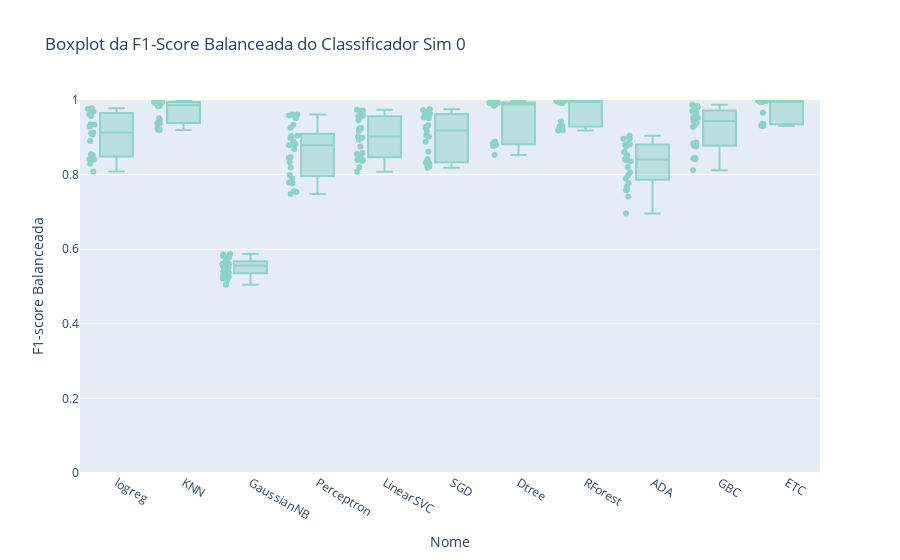
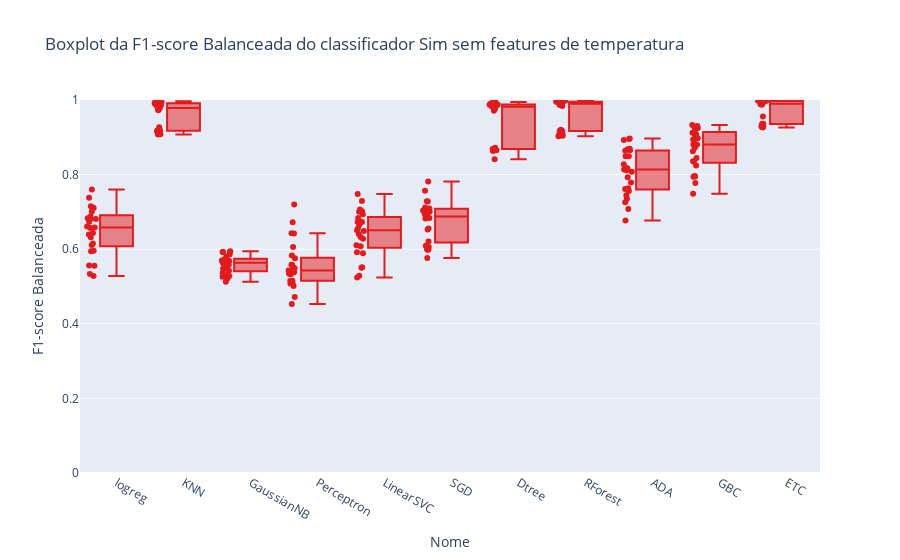
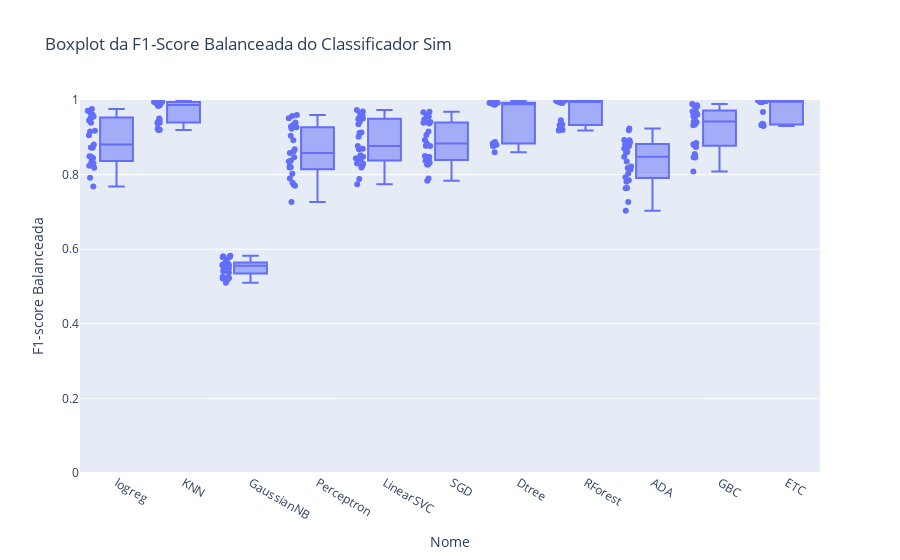

Source (notebook cell) for these figures, in order:
### Markdown cell above
## Gráficos dados simulados

### Code cell
# Criar boxplot da acurácia por modelo sim sim  

# fig = px.box(df5, x='Nome', y='Acurácia Balanceada', points='all', title='Boxplot da Acurácia Balanceada do classificador Sim 0',color_discrete_sequence=px.colors.qualitative.Set3)
# fig.update_yaxes(range=[0, 1])
# fig.show()

# fig = px.box(df8, x='Nome', y='Acurácia Balanceada', points='all', title='Boxplot da Acurácia Balanceada do classificador Sim sem features de temperatura',color_discrete_sequence=px.colors.qualitative.Set1)
# fig.update_yaxes(range=[0, 1])
# fig.show()

# fig = px.box(df2, x='Nome', y='Acurácia Balanceada', points='all', title='Boxplot da Acurácia Balanceada do classificador Sim')
# fig.update_yaxes(range=[0, 1])
# fig.show()

fig = px.box(df5, x='Nome', y='F1-score Balanceada', points='all', title='Boxplot da F1-Score Balanceada do Classificador Sim 0',color_discrete_sequence=px.colors.qualitative.Set3)
fig.update_yaxes(range=[0, 1])
fig.show()

fig = px.box(df8, x='Nome', y='F1-score Balanceada', points='all', title='Boxplot da F1-score Balanceada do classificador Sim sem features de temperatura',color_discrete_sequence=px.colors.qualitative.Set1)
fig.update_yaxes(range=[0, 1])
fig.show()

# fig = px.box(df11, x='Nome', y='F1-score Balanceada', points='all', title='Boxplot da F1-Score Balanceada do Classificador Sim sem features de pressão',color_discrete_sequence=px.colors.qualitative.Set1_r)
# fig.update_yaxes(range=[0, 1])
# fig.show()

fig = px.box(df2, x='Nome', y='F1-score Balanceada', points='all', title='Boxplot da F1-Score Balanceada do Classificador Sim')
fig.update_yaxes(range=[0, 1])
fig.show()

### Figure 1 — Plotly figure (JSON) as saved in the notebook; plotly's stock layout.template omitted (floating-point values rounded to 4 significant figures; data arrays with more than 128 entries replaced by an {"elided": "..."} marker saying what was removed)
{"data": [{"alignmentgroup": "True", "boxpoints": "all", "hovertemplate": "Nome=%{x}<br>F1-score Balanceada=%{y}<extra></extra>", "legendgroup": "", "marker": {"color": "rgb(141,211,199)"}, "name": "", "notched": false, "offsetgroup": "", "orientation": "v", "showlegend": false, "type": "box", "x": {"elided": "275 str values"}, "x0": " ", "xaxis": "x", "y": {"elided": "275 float values"}, "y0": " ", "yaxis": "y"}], "layout": {"boxmode": "group", "legend": {"tracegroupgap": 0}, "title": {"text": "Boxplot da F1-Score Balanceada do Classificador Sim 0"}, "xaxis": {"anchor": "y", "domain": [0, 1], "title": {"text": "Nome"}}, "yaxis": {"anchor": "x", "domain": [0, 1], "range": [0, 1], "title": {"text": "F1-score Balanceada"}}}}

### Figure 2 — Plotly figure (JSON) as saved in the notebook; plotly's stock layout.template omitted (floating-point values rounded to 4 significant figures; data arrays with more than 128 entries replaced by an {"elided": "..."} marker saying what was removed)
{"data": [{"alignmentgroup": "True", "boxpoints": "all", "hovertemplate": "Nome=%{x}<br>F1-score Balanceada=%{y}<extra></extra>", "legendgroup": "", "marker": {"color": "rgb(228,26,28)"}, "name": "", "notched": false, "offsetgroup": "", "orientation": "v", "showlegend": false, "type": "box", "x": {"elided": "275 str values"}, "x0": " ", "xaxis": "x", "y": {"elided": "275 float values"}, "y0": " ", "yaxis": "y"}], "layout": {"boxmode": "group", "legend": {"tracegroupgap": 0}, "title": {"text": "Boxplot da F1-score Balanceada do classificador Sim sem features de temperatura"}, "xaxis": {"anchor": "y", "domain": [0, 1], "title": {"text": "Nome"}}, "yaxis": {"anchor": "x", "domain": [0, 1], "range": [0, 1], "title": {"text": "F1-score Balanceada"}}}}

### Figure 3 — Plotly figure (JSON) as saved in the notebook; plotly's stock layout.template omitted (floating-point values rounded to 4 significant figures; data arrays with more than 128 entries replaced by an {"elided": "..."} marker saying what was removed)
{"data": [{"alignmentgroup": "True", "boxpoints": "all", "hovertemplate": "Nome=%{x}<br>F1-score Balanceada=%{y}<extra></extra>", "legendgroup": "", "marker": {"color": "#636efa"}, "name": "", "notched": false, "offsetgroup": "", "orientation": "v", "showlegend": false, "type": "box", "x": {"elided": "275 str values"}, "x0": " ", "xaxis": "x", "y": {"elided": "275 float values"}, "y0": " ", "yaxis": "y"}], "layout": {"boxmode": "group", "legend": {"tracegroupgap": 0}, "title": {"text": "Boxplot da F1-Score Balanceada do Classificador Sim"}, "xaxis": {"anchor": "y", "domain": [0, 1], "title": {"text": "Nome"}}, "yaxis": {"anchor": "x", "domain": [0, 1], "range": [0, 1], "title": {"text": "F1-score Balanceada"}}}}
